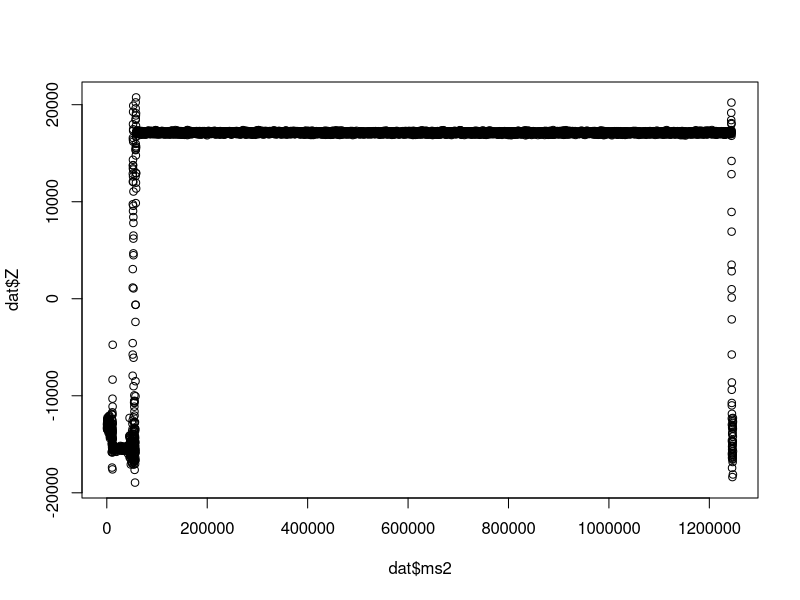

This chart was generated by the following R code: (Note: this script raises an error after producing the figure.)
#either load data from file or existing dataframe
setwd("C:/Users/Jessica/Google Drive/Waldrapp/data")
dat<- read.csv("test_nl.csv")

#checking the test dataset and cutting off all movement
head(dat)

plot(dat$Z~dat$ms2)

dat<- subset(dat, dat$ms2>100000& dat$ms2<1000000)

apply(dat, 2, mean)
apply(dat, 2, sd)

#getting a real dataset 

head(dat_ld)

dat_ldn<- subset(dat_ld, dat_ld$xms2>=as.POSIXct("2018-10-22 03:17:00")& dat_ld$xms2<=as.POSIXct("2018-10-22 03:18:00"))

head(dat_ldn)

plot(Z~xms2, data=dat_ldn)

apply(dat_ldn, 2, mean, na.rm=T)
apply(dat_ldn, 2, sd)

mean(dat_ldn$Z)

ACC_GPS_4075_tt<- subset(ACC_GPS_4075_clean, datetime>=as.POSIXct("2014-08-28 06:35:00"))
ACC_GPS_4075_tt<- subset(ACC_GPS_4075_tt, datetime<=as.POSIXct("2014-08-28 06:45:00"))

plot(z~datetime, data=ACC_GPS_4075_tt)


####comparing the two values with a t.test

t.test(dat_ldn$Z, dat$Z)
var.test(dat$Z, dat_ldn$Z)